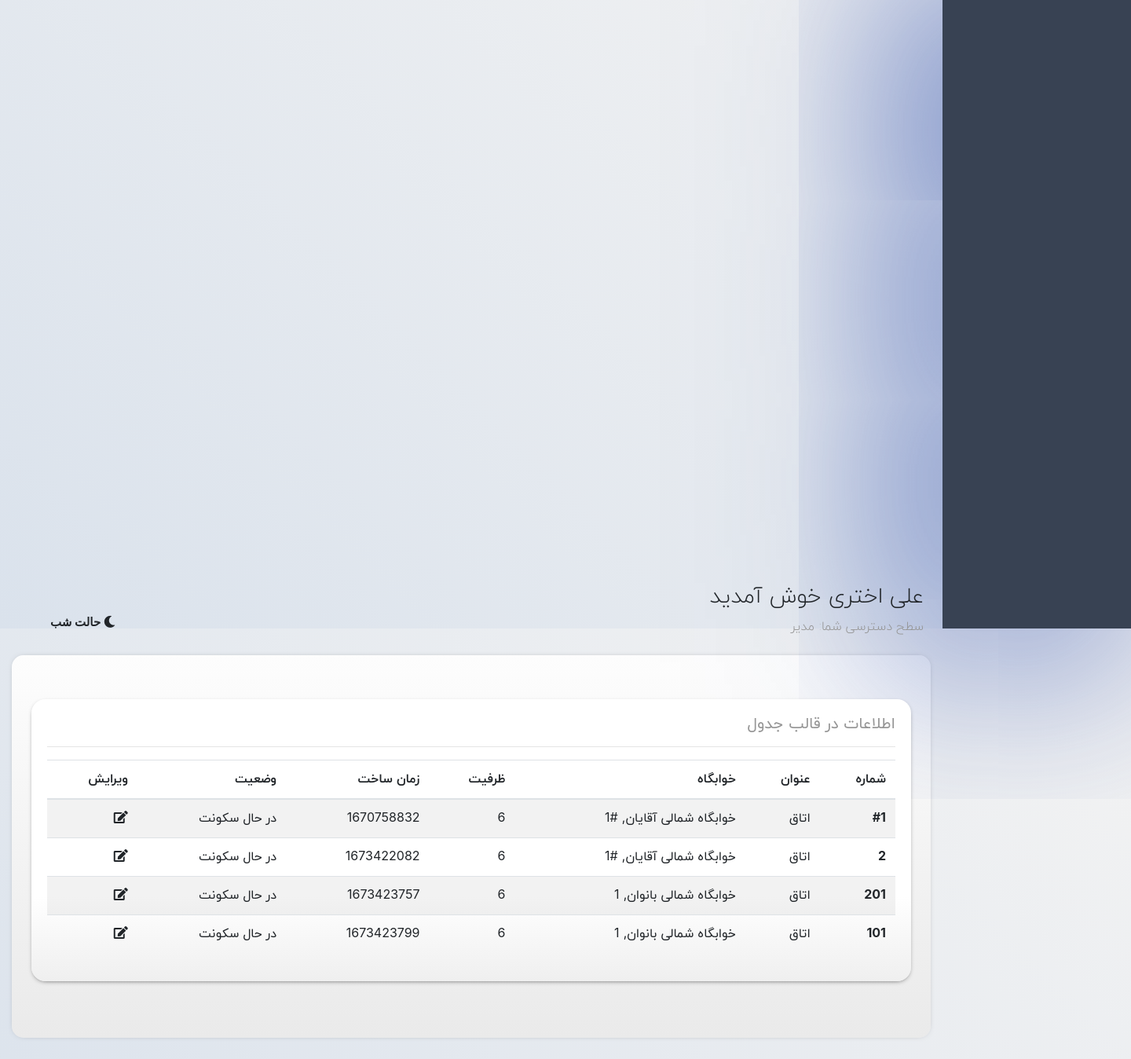
Screenshot of /room-management (signed in) with the database file from the repository.
### Panel/models.py (models this page shows, shortened)
class Room(models.Model):
    title = models.CharField(max_length=64, blank=False, null=False, default='خوابگاه', verbose_name='عنوان')
    status = models.BooleanField(default=True, null=False, blank=False, verbose_name='وضعیت')
    code = models.CharField(max_length=64, blank=False, null=False, unique=True, verbose_name='کد')
    dorm = models.ForeignKey(to=Dorm, on_delete=models.PROTECT, blank=False, null=False, related_name='+',
                             verbose_name='خوابگاه مورد نظر')
    capacity = models.SmallIntegerField(blank=False, null=False, default=1, verbose_name='ظرفیت')
    created_date = models.DateTimeField(auto_now_add=True, blank=False, null=False, editable=False,
                                        verbose_name='زمان ایجاد')
    class Meta:
        verbose_name = "اتاق"
        verbose_name_plural = "اتاق ها"

class Dorm(models.Model):
    title = models.CharField(max_length=64, blank=False, null=False, default='خوابگاه', verbose_name='عنوان')
    status = models.BooleanField(default=True, null=False, blank=False, verbose_name='وضعیت')
    code = models.CharField(max_length=64, blank=False, null=False, unique=True, verbose_name='کد')
    created_date = models.DateTimeField(auto_now_add=True, blank=False, null=False, editable=False,
                                        verbose_name='زمان ایجاد')
    sex = models.BooleanField(default=False, blank=True, null=True,
                              verbose_name='جنسیت')  # True for male, False for female
    def __str__(self):
        return f'{self.title}, {self.code}'
    class Meta:
        verbose_name = "خوابگاه"
        verbose_name_plural = "خوابگاه ها"

### Panel/views.py (the view)
# urls.py: path('room-management', room_management, name='Room'),
def room_management(request):
    context = {}
    if request.user.is_authenticated:
        if request.user.is_staff:
            context['rooms'] = Room.objects.all()
            return render(request=request, template_name='RoomManagement.html', context=context)
        else:
            pass
    else:
        return redirect(to=login)

### Templates/RoomManagement.html
{% extends "SharedTemplates/Content.html" %}
{% block content %}
    <div class="jumbotron shade pt-5">
        <div class="bd-example c-grey">
            <div class="row">
                <div class="col-12 p-2">
                    <div class="card shade h-100">
                        <div class="card-body">
                            <h5 class="card-title">اطلاعات در قالب جدول</h5>
                            <hr>
                            <table class="table table-striped">
                                <thead>
                                <tr>
                                    <th scope="col">شماره</th>
                                    <th scope="col">عنوان</th>
                                    <th scope="col">خوابگاه</th>
                                    <th scope="col">ظرفیت</th>
                                    <th scope="col">زمان ساخت</th>
                                    <th scope="col">وضعیت</th>
                                    <th scope="col">ویرایش</th>
                                </tr>
                                </thead>
                                <tbody>
                                {% for room in rooms %}
                                    <tr>
                                        <th class="text-dir-rtl text-right" scope="row">{{ room.code }}</th>
                                        <td>{{ room.title }}</td>
                                        <td>{{ room.dorm }}</td>
                                        <td>{{ room.capacity }}</td>
                                        <td>{{ room.created_date |date:"U" }}</td>
                                        <td>
                                            {% if room.status %}
                                                در حال سکونت
                                            {% else %}
                                                غیر فعال
                                            {% endif %}
                                        </td>
                                        <td>
                                            <span onclick="window.open('{% url "admin:Panel_room_change" room.id %}');"
                                                  style="cursor: pointer;"
                                                  class="fas fa-edit"></span>
                                        </td>
                                    </tr>
                                {% endfor %}
                                </tbody>
                            </table>
                        </div>
                    </div>
                </div>
            </div>
        </div>
    </div>
{% endblock %}

### Templates/SharedTemplates/Header.html
<div class="row">
    <div class="page-header breadcrumb-header  p-3 mr-2 ml-2 m-2">
        <div class="row align-items-end ">
            <div class="col-lg-11">
                <div class="page-header-title text-left-rtl">
                    <div class="d-inline">
                        <h3 class="lite-text ">{{ user.first_name }} {{ user.last_name }} خوش آمدید </h3>
                        <span class="lite-text text-gray">سطح دسترسی شما:
                            {% if not user.is_staff %}
                                دانشجو
                            {% else %}
                                مدیر
                            {% endif %}
                        </span>
                    </div>
                </div>
            </div>
            <div class="col-lg-1">
                <ol class="breadcrumb float-right float-md-right float-sm-right">
                    <li class="breadcrumb-item ">
                        <button class="dropdown-item" type="button">
                            <i class="fas fa-moon fa-1x mr-3" onclick="dark()"> حالت شب </i>
                        </button>
                    </li>
                </ol>
            </div>
        </div>
    </div>
</div>

### StaticFiles/css/main.css (style rules this page uses)
body { background: linear-gradient(45deg, #dae2ec, #f3f3f3); height: 100%; }
h1, h2, h3, h4, h5, h6, p, a, span, title, div { font-family: yekan, -apple-system, BlinkMacSystemFont, "Segoe UI", Roboto, "Helvetica Neue", Arial, "Noto Sans", sans-serif, "Apple Color Emoji", "Segoe UI Emoji", "Segoe UI Symbol", "Noto Color Emoji"; }
.text-left, .text-left-rtl { text-align: left !important; }
.text-right, .text-right-rtl { text-align: right !important; }
.text-dir-rtl { direction: rtl !important; }
h1, h2, h3, h4, h5, h6 { text-align: justify; }
.card.shade { background: linear-gradient(180deg, white 70%, #efefef); box-shadow: 0px 2px 7px -4px black; border: none; border-radius: 18px; }
.breadcrumb-header { border-radius: 20px; width: 100%; }
.breadcrumb { padding: 0; background: none; margin: 0; font-size: 15px; }
.breadcrumb-item { display: flex !important; }
.breadcrumb-item i { line-height: 1.6; }
.jumbotron.shade { background: linear-gradient(180deg, #fdfdfd, #eaeaea); box-shadow: 0 0 10px -6px #000000ad; border-radius: 15px; }
.c-grey { color: #969696 !important; }
.lite-text { font-weight: lighter; }
.text-gray { color: #939393; }
body.rtl { direction: rtl; }
.rtl a, .rtl div, .rtl button, .rtl p { text-align: right; }
.rtl .text-left-rtl { text-align: right !important; }
.rtl .float-sm-right { float: left !important; }
.rtl .mr-2 { margin-left: .5rem !important; }
.rtl .mr-3 { margin-left: 1rem !important; }
.rtl .ml-2 { margin-right: .5rem !important; }

### rows the page displays
Room: code "#1", title "اتاق", dorm "خوابگاه شمالی آقایان, #1", capacity "6", created_date "1670758832", status "در حال سکونت"
Room: code "2", title "اتاق", dorm "خوابگاه شمالی آقایان, #1", capacity "6", created_date "1673422082", status "در حال سکونت"
Room: code "201", title "اتاق", dorm "خوابگاه شمالی بانوان, 1", capacity "6", created_date "1673423757", status "در حال سکونت"
Room: code "101", title "اتاق", dorm "خوابگاه شمالی بانوان, 1", capacity "6", created_date "1673423799", status "در حال سکونت"

### other values shown
{{ user.first_name }} "علی"
{{ user.last_name }} "اختری"
